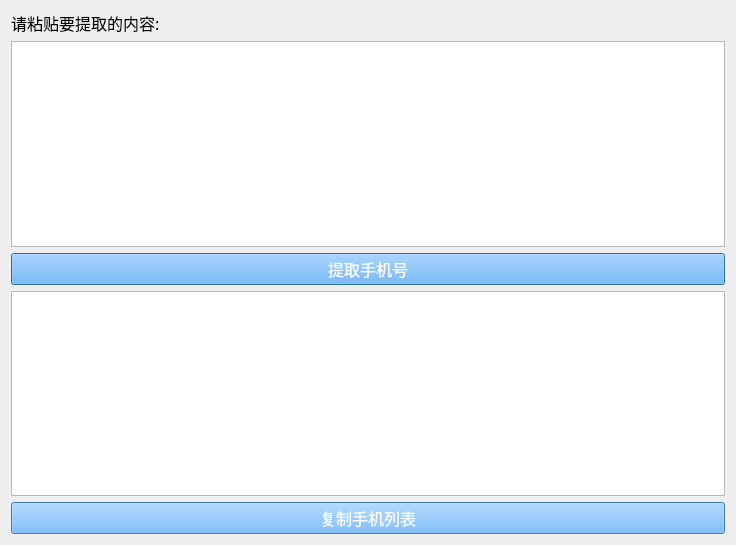
<?xml version="1.0" encoding="UTF-8"?>
<ui version="4.0">
 <class>ex_phone</class>
 <widget class="QDialog" name="ex_phone">
  <property name="geometry">
   <rect>
    <x>0</x>
    <y>0</y>
    <width>736</width>
    <height>545</height>
   </rect>
  </property>
  <property name="windowTitle">
   <string>手机号提取</string>
  </property>
  <layout class="QVBoxLayout" name="verticalLayout">
   <item>
    <widget class="QLabel" name="label">
     <property name="font">
      <font>
       <family>微软雅黑</family>
       <pointsize>12</pointsize>
      </font>
     </property>
     <property name="text">
      <string>请粘贴要提取的内容:</string>
     </property>
    </widget>
   </item>
   <item>
    <widget class="QTextEdit" name="textEdit"/>
   </item>
   <item>
    <widget class="QPushButton" name="extract">
     <property name="font">
      <font>
       <family>微软雅黑</family>
       <pointsize>12</pointsize>
      </font>
     </property>
     <property name="styleSheet">
      <string notr="true">QWidget {
    background-color: rgb(85, 170, 255);
    color: white;
}</string>
     </property>
     <property name="text">
      <string>提取手机号</string>
     </property>
    </widget>
   </item>
   <item>
    <widget class="QTextEdit" name="textEdit_2"/>
   </item>
   <item>
    <widget class="QPushButton" name="copy">
     <property name="font">
      <font>
       <family>微软雅黑</family>
       <pointsize>12</pointsize>
      </font>
     </property>
     <property name="styleSheet">
      <string notr="true">QWidget {
    background-color: rgb(85, 170, 255);
    color: white;
}</string>
     </property>
     <property name="text">
      <string>复制手机列表</string>
     </property>
    </widget>
   </item>
  </layout>
 </widget>
 <resources/>
 <connections/>
</ui>
